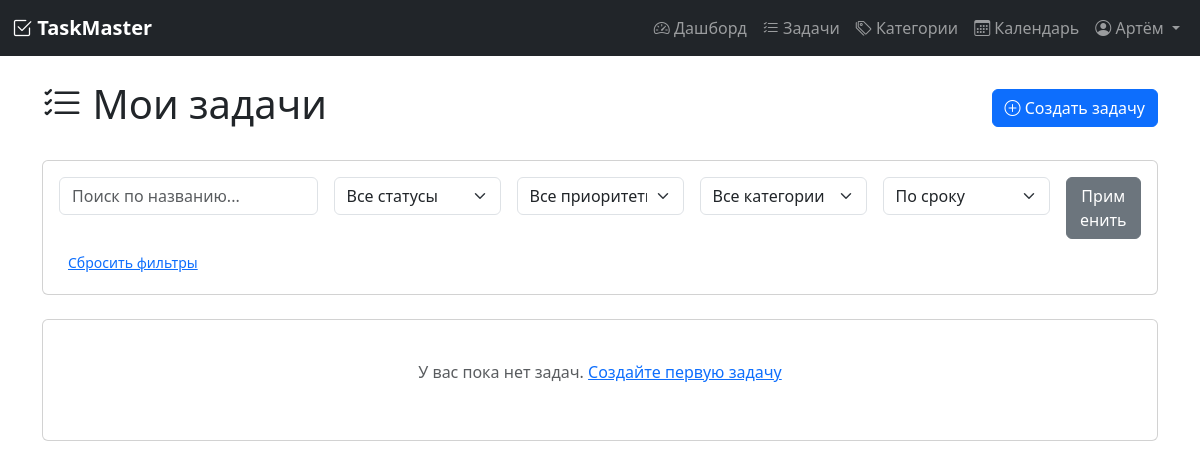
The page /tasks (signed in) on the database as committed earlier.
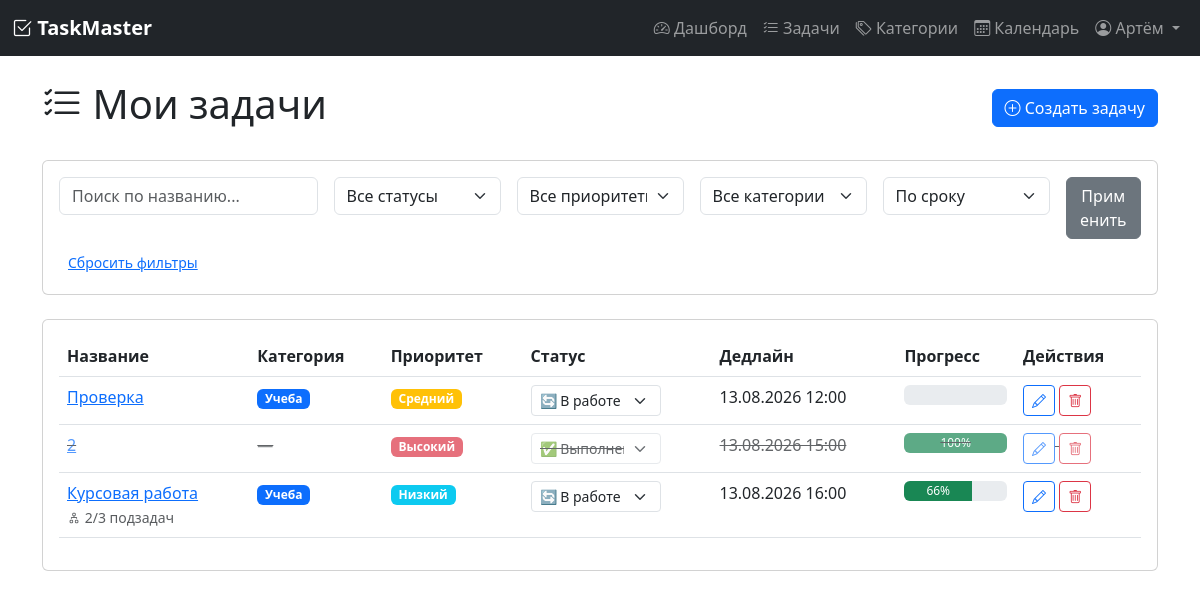
The same page on the database as committed later.
### models.py (models this page shows, shortened)
class User(UserMixin, db.Model):
    __tablename__ = 'user'
    id = db.Column(db.Integer, primary_key=True)
    username = db.Column(db.String(80), unique=True, nullable=False)
    email = db.Column(db.String(120), unique=True, nullable=False)
    password_hash = db.Column(db.String(200), nullable=False)
    registered_at = db.Column(db.DateTime, default=datetime.utcnow)
    timezone = db.Column(db.String(50), default='Europe/Moscow')
    role = db.Column(db.String(20), default='user')  # 'user' или 'admin'
    tasks = db.relationship('Task', backref='author', lazy=True, cascade='all, delete-orphan')
    categories = db.relationship('Category', backref='user', lazy=True, cascade='all, delete-orphan')
    tags = db.relationship('Tag', backref='user', lazy=True, cascade='all, delete-orphan')

class Task(db.Model):
    __tablename__ = 'task'
    id = db.Column(db.Integer, primary_key=True)
    title = db.Column(db.String(200), nullable=False)
    description = db.Column(db.Text, default='')
    status = db.Column(db.String(20), default='pending')  # pending, in_progress, completed
    priority = db.Column(db.String(20), default='medium')  # low, medium, high
    deadline = db.Column(db.DateTime, nullable=True)
    created_at = db.Column(db.DateTime, default=datetime.utcnow)
    updated_at = db.Column(db.DateTime, default=datetime.utcnow, onupdate=datetime.utcnow)
    user_id = db.Column(db.Integer, db.ForeignKey('user.id'), nullable=False)
    category_id = db.Column(db.Integer, db.ForeignKey('category.id'), nullable=True)
    subtasks = db.relationship('Subtask', backref='parent_task', lazy=True, cascade='all, delete-orphan')
    tags = db.relationship('Tag', secondary=task_tags, backref='tasks', lazy='dynamic')
    attachments = db.relationship('Attachment', backref='task', lazy=True, cascade='all, delete-orphan')
    recurring_rule = db.relationship('RecurringRule', backref='task', uselist=False, cascade='all, delete-orphan')
    @property
    def progress(self):
        if not self.subtasks:
            return 100 if self.status == 'completed' else 0
        completed = sum(1 for st in self.subtasks if st.is_completed)
        return int((completed / len(self.subtasks)) * 100)
    @property
    def is_overdue(self):
        if self.status == 'completed':
            return False
        if self.deadline and self.deadline < datetime.utcnow():
            return True
        return False

class Category(db.Model):
    __tablename__ = 'category'
    id = db.Column(db.Integer, primary_key=True)
    name = db.Column(db.String(50), nullable=False)
    color = db.Column(db.String(7), default='#6c757d')  # HEX цвет
    user_id = db.Column(db.Integer, db.ForeignKey('user.id'), nullable=False)
    tasks = db.relationship('Task', backref='category', lazy=True)

class Subtask(db.Model):
    __tablename__ = 'subtask'
    id = db.Column(db.Integer, primary_key=True)
    title = db.Column(db.String(100), nullable=False)
    is_completed = db.Column(db.Boolean, default=False)
    task_id = db.Column(db.Integer, db.ForeignKey('task.id'), nullable=False)

### app.py (the view)
@app.route('/tasks')
@login_required
def tasks():
    query = Task.query.filter_by(user_id=current_user.id)
    status_filter = request.args.get('status', '')
    priority_filter = request.args.get('priority', '')
    category_filter = request.args.get('category', '')
    if status_filter:
        query = query.filter_by(status=status_filter)
    if priority_filter:
        query = query.filter_by(priority=priority_filter)
    if category_filter and category_filter.isdigit():
        query = query.filter_by(category_id=int(category_filter))
    sort_by = request.args.get('sort', 'deadline')
    if sort_by == 'deadline':
        query = query.order_by(Task.deadline.asc())
    elif sort_by == 'priority':
        query = query.order_by(Task.priority.desc())
    elif sort_by == 'created_at':
        query = query.order_by(Task.created_at.desc())
    elif sort_by == 'title':
        query = query.order_by(Task.title.asc())
    else:
        query = query.order_by(Task.deadline.asc())
    search_query = request.args.get('search', '')
    if search_query:
        query = query.filter(
            Task.title.contains(search_query) | Task.description.contains(search_query)
        )
    tasks_list = query.all()
    categories = Category.query.filter_by(user_id=current_user.id).all()
    return render_template('tasks.html',
                         tasks=tasks_list,
                         categories=categories,
                         current_filters={
                             'status': status_filter,
                             'priority': priority_filter,
                             'category': category_filter,
                             'sort': sort_by,
                             'search': search_query
                         })

### app.py (called while the page is built)
@login_manager.user_loader
def load_user(user_id):
    return User.query.get(int(user_id))

### templates/tasks.html (shortened to what this page needs)
{% extends "base.html" %}
{% block content %}
<div class="d-flex justify-content-between align-items-center mb-4">
    <h1><i class="bi bi-list-check"></i> Мои задачи</h1>
    <a href="{{ url_for('task_create') }}" class="btn btn-primary">
        <i class="bi bi-plus-circle"></i> Создать задачу
    </a>
</div>
<div class="card mb-4">
    <div class="card-body">
        <form method="GET" class="row g-3">
            <div class="col-md-3">
                <input type="text" name="search" class="form-control" placeholder="Поиск по названию..."
                       value="{{ current_filters.search }}">
            </div>
            <div class="col-md-2">
                <select name="status" class="form-select">
                    <option value="">Все статусы</option>
                </select>
            </div>
            <div class="col-md-2">
                <select name="priority" class="form-select">
                    <option value="">Все приоритеты</option>
                </select>
            </div>
            <div class="col-md-2">
                <select name="category" class="form-select">
                    <option value="">Все категории</option>
                </select>
            </div>
            <div class="col-md-2">
                <select name="sort" class="form-select">
                    <option value="deadline" {% if current_filters.sort == 'deadline' %}selected{% endif %}>По сроку</option>
                </select>
            </div>
            <div class="col-md-1">
                <button type="submit" class="btn btn-secondary w-100">Применить</button>
            </div>
        </form>
        <div class="mt-2">
            <a href="{{ url_for('tasks') }}" class="btn btn-sm btn-link">Сбросить фильтры</a>
        </div>
    </div>
</div>
<div class="card">
    <div class="card-body">
        {% if tasks %}
            <div class="table-responsive">
                <table class="table table-hover">
                    <thead>
                        <tr>
                            <th>Название</th>
                            <th>Категория</th>
                            <th>Приоритет</th>
                            <th>Статус</th>
                            <th>Дедлайн</th>
                            <th>Прогресс</th>
                            <th>Действия</th>
                        </tr>
                    </thead>
                    <tbody>
                        {% for task in tasks %}
                            <tr class="{% if task.is_overdue %}task-overdue{% endif %} {% if task.status == 'completed' %}task-completed{% endif %}">
                                <td>
                                    <a href="{{ url_for('task_detail', task_id=task.id) }}">{{ task.title }}</a>
                                    {% if task.subtasks %}
        <br>
        <small class="text-muted">
            <i class="bi bi-diagram-2"></i>
            {{ task.subtasks|selectattr('is_completed')|list|length }}/{{ task.subtasks|length }} подзадач
        </small>
    {% endif %}
                                </td>
                               <td>
    {% if task.category %}
        <span class="badge" style="background-color: {{ task.category.color }}">
            {{ task.category.name }}
        </span>
    {% else %}
        <span class="text-muted">—</span>
    {% endif %}
</td>
                                <td>
                                    {% if task.priority == 'high' %}
                                        <span class="badge bg-danger">Высокий</span>
                                    {% elif task.priority == 'medium' %}
                                        <span class="badge bg-warning">Средний</span>
                                    {% else %}
                                        <span class="badge bg-info">Низкий</span>
                                    {% endif %}
                                </td>
                               <td>
    <form action="{{ url_for('task_change_status', task_id=task.id) }}" method="POST" class="d-inline">
        <select name="status" class="form-select form-select-sm" style="width: 130px;" onchange="this.form.submit()">
            <option value="in_progress" {% if task.status == 'in_progress' %}selected{% endif %}>
                🔄 В работе
            </option>
            <option value="completed" {% if task.status == 'completed' %}selected{% endif %}>
                ✅ Выполнена
            </option>
        </select>
    </form>
</td>
                                <td>
                                    {% if task.deadline %}
                                        {{ task.deadline.strftime('%d.%m.%Y %H:%M') }}
                                    {% else %}
                                        —
                                    {% endif %}
                                </td>
                                <td>
                                    <div class="progress" style="height: 20px;">
                                        <div class="progress-bar bg-success" style="width: {{ task.progress }}%">
                                            {{ task.progress }}%
                                        </div>
                                    </div>
                                </td>
                                <td>
    <a href="{{ url_for('task_edit', task_id=task.id) }}" class="btn btn-sm btn-outline-primary">
        <i class="bi bi-pencil"></i>
    </a>
    <form action="{{ url_for('task_delete', task_id=task.id) }}" method="POST" class="d-inline"
          onsubmit="return confirm('Удалить задачу?')">
        <button type="submit" class="btn btn-sm btn-outline-danger">
            <i class="bi bi-trash"></i>
        </button>
    </form>
</td>
                            </tr>
                        {% endfor %}
                    </tbody>
                </table>
            </div>
        {% else %}
    <p class="text-muted text-center py-4">
        {% if current_filters.search %}
            <i class="bi bi-search"></i> По запросу "{{ current_filters.search }}" задач не найдено.
            <br><a href="{{ url_for('tasks') }}">Сбросить поиск</a>
        {% else %}
            У вас пока нет задач.
            <a href="{{ url_for('task_create') }}">Создайте первую задачу</a>
        {% endif %}
    </p>
{% endif %}
    </div>
</div>
{% endblock %}

### templates/base.html (shortened to what this page needs)
<!DOCTYPE html>
<html lang="ru">
<head>
    <link href="https://cdn.jsdelivr.net/npm/bootstrap@5.3.0/dist/css/bootstrap.min.css" rel="stylesheet">
    <link rel="stylesheet" href="https://cdn.jsdelivr.net/npm/bootstrap-icons@1.11.0/font/bootstrap-icons.css">
</head>
<body>
    {% if current_user.is_authenticated %}
    <nav class="navbar navbar-expand-lg navbar-dark bg-dark">
        <div class="container-fluid">
            <a class="navbar-brand" href="{{ url_for('dashboard') }}">
                <i class="bi bi-check2-square"></i> TaskMaster
            </a>
            <div class="collapse navbar-collapse" id="navbarNav">
                <ul class="navbar-nav ms-auto">
    <li class="nav-item">
        <a class="nav-link" href="{{ url_for('dashboard') }}">
            <i class="bi bi-speedometer2"></i> Дашборд
        </a>
    </li>
    <li class="nav-item">
        <a class="nav-link" href="{{ url_for('tasks') }}">
            <i class="bi bi-list-check"></i> Задачи
        </a>
    </li>
    <li class="nav-item">
        <a class="nav-link" href="{{ url_for('categories') }}">
            <i class="bi bi-tags"></i> Категории
        </a>
    </li>
    <li class="nav-item">
        <a class="nav-link" href="{{ url_for('calendar_view') }}">
            <i class="bi bi-calendar3"></i> Календарь
        </a>
    </li>
    <li class="nav-item dropdown">
        <a class="nav-link dropdown-toggle" href="#" id="userDropdown" role="button" data-bs-toggle="dropdown">
            <i class="bi bi-person-circle"></i> {{ current_user.username }}
        </a>
    </li>
</ul>
            </div>
        </div>
    </nav>
    {% endif %}
    <div class="container mt-4">
        {% block content %}{% endblock %}
    </div>
</body>
</html>

### templates/base.html (style rules this page uses)
.navbar-brand { font-weight: bold; }
.task-completed { opacity: 0.7; text-decoration: line-through; }
select option[value="in_progress"] { color: orange; }
select option[value="completed"] { color: green; }

Rows that differ between the two databases and show on the page:
added Task: title "Проверка", category.name "Учеба", priority "Средний", status "🔄 В работе", deadline "13.08.2026 12:00"
added Task: title "2", priority "Высокий", status "✅ Выполнена", deadline "13.08.2026 15:00", progress "100"
added Task: title "Курсовая работа", subtasks|selectattr "2", subtasks|length "3", category.name "Учеба", priority "Низкий", status "🔄 В работе", deadline "13.08.2026 16:00", progress "66"
Other text that changed with them:
text no longer shown: "У вас пока нет задач. Создайте первую задачу"
text now shown: "Название Категория Приоритет Статус Дедлайн Прогресс Действия"
